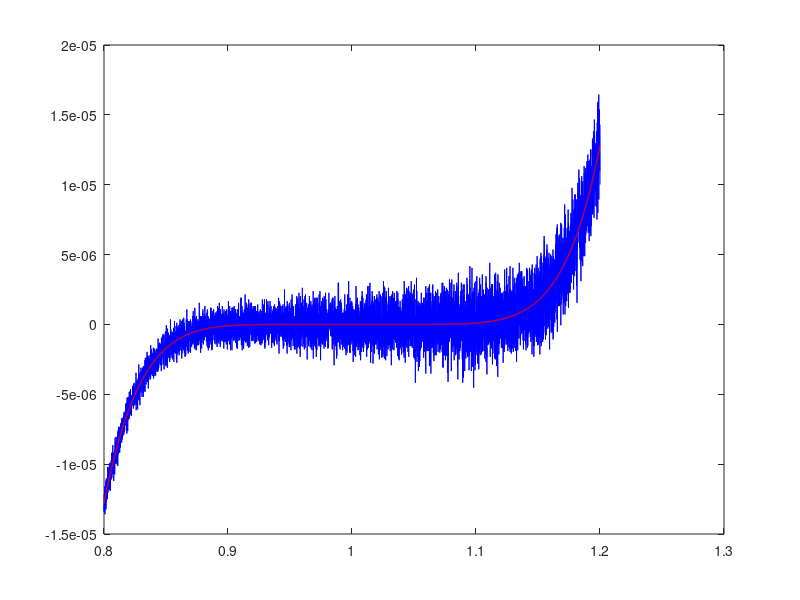

Write MATLAB code to recreate this figure.
% Plottet (x-1)^7
clc;clear all;close all;

f = @(x) (x-1).^7;
h = @(x) ((((((x-7).*x+21).*x-35).*x+35).*x-21).*x+7).*x-1; % Horner-Form

x = single([0.8:5*10^(-5):1.2]); % Init x-Werte als single Array

plot(x,h(x),'b');
hold;
plot(x,f(x),'r','LineWidth',1);

% Erklärung der Ungenauigkeit vom Plot der Horner-Form:
% in der Horner Form werden viele verschieden Rechenoperationen
% hintereinander mit x ausgeführt, mit niedrigerer Auflösung durch single
% wird jedes Ergebnis von h(x) dann sehr Ungenau im Vergleich zu f(x) wo
% nur 2 Rechenoperationen ausgeführt werden.